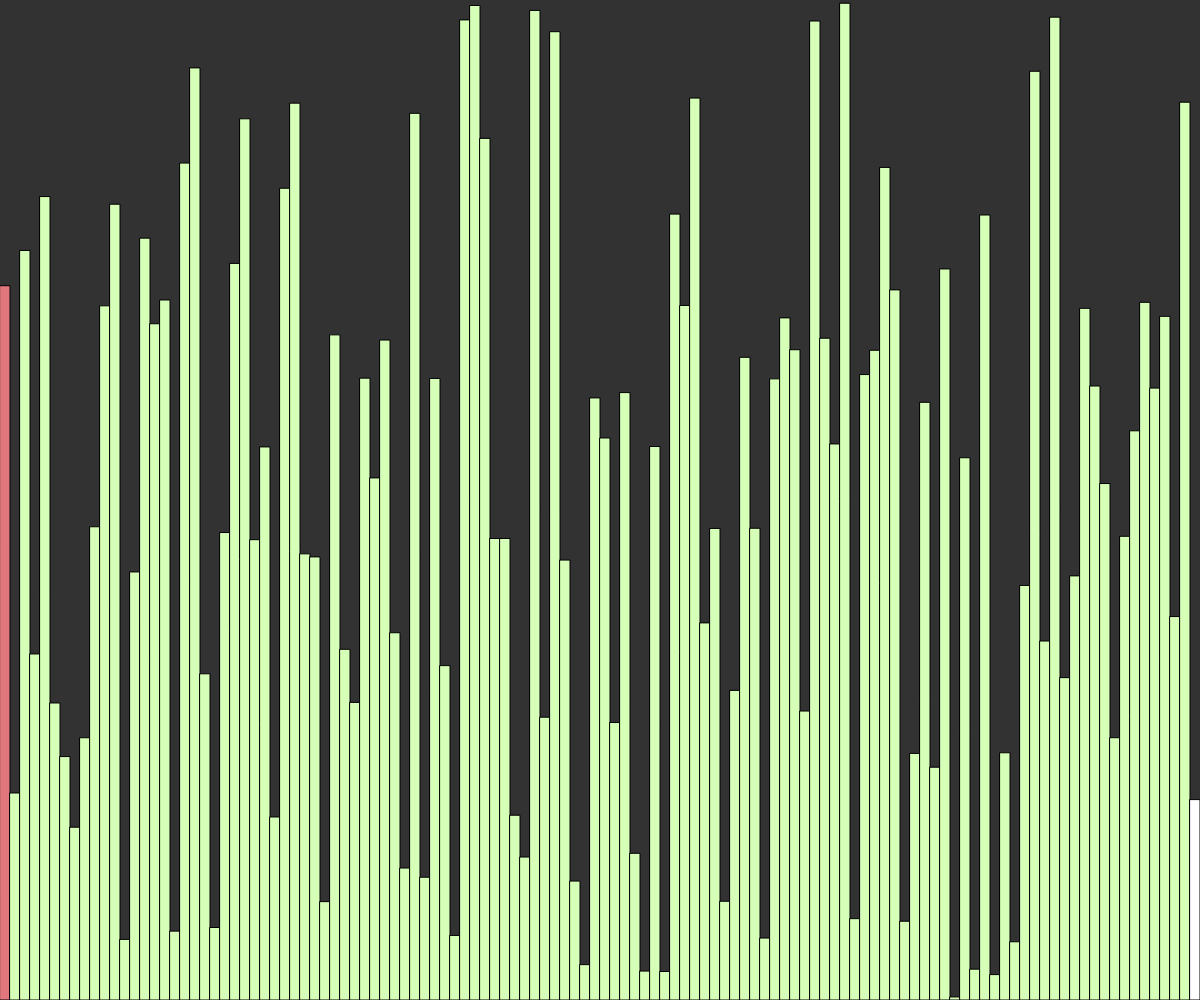
Frame 1 (no input)
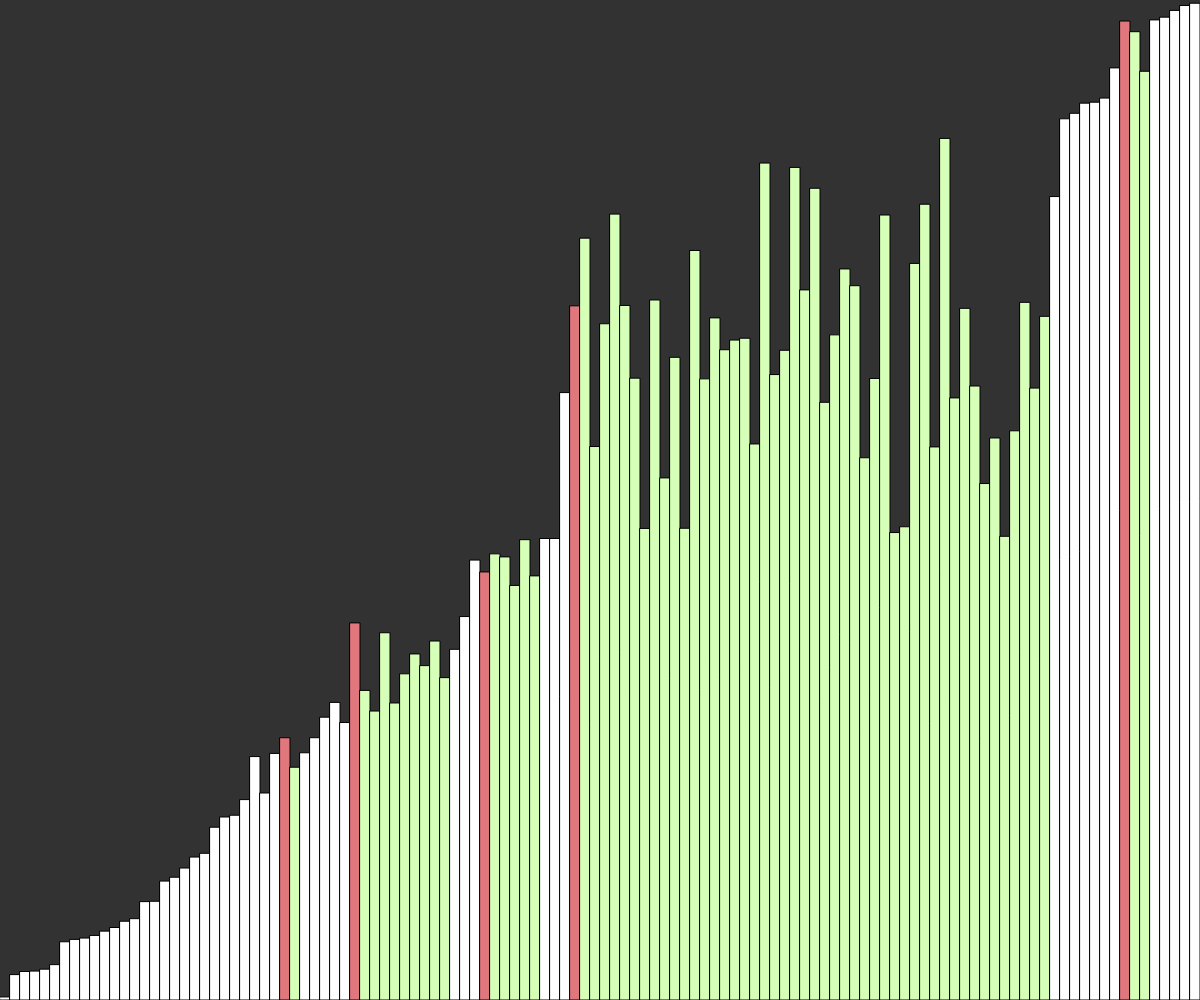
Frame 60 (no input)
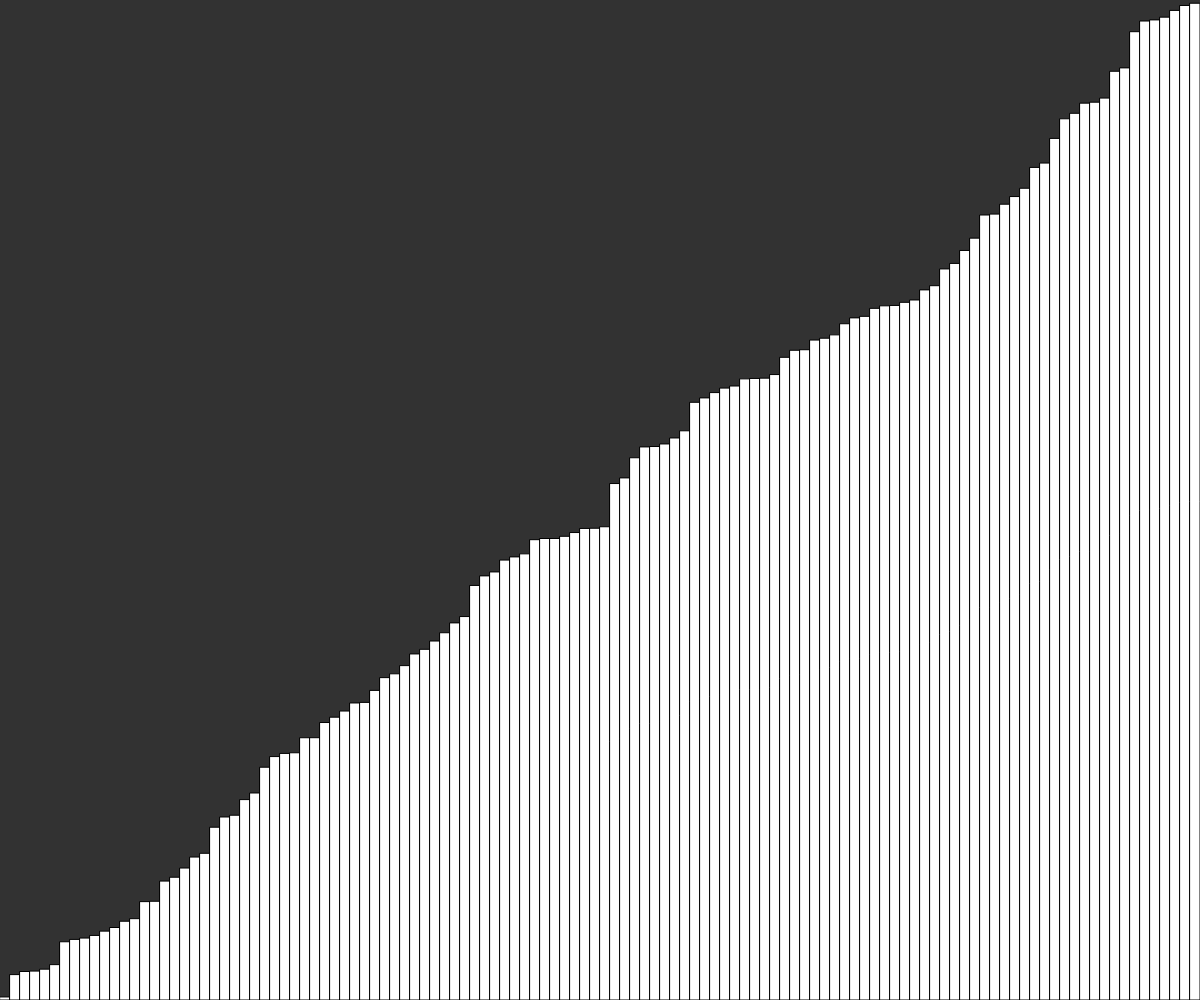
Frame 120 (the mouse pressed at the canvas centre since frame 60)

The p5.js sketch that drew these frames (run headless with seeded random() and noise() and a simulated clock; from frame 60 on, the mouse is pressed at the canvas centre):

// p5.js sketch
// ── sketch.js
//explanation:
//the Quicksort algorithm is on average O(n*log(n)), N log N algorithm.

// basically it's it's divide and conquer approach that requires recursion.

// we start with an array of random values

//using on recursive function called "Quicksort".
//quickSort is expecting to pass in an array, start index and end index => function quickSort(arr, start,end)
//the main thing is that start has to be before end.
//The array is going to recursively get subdivided and subdivided,
//At some point, the start and end are in the same spot => if(start >= end){return}, at this point the algorithm is done!

//The idea of the Quicksort is to do a step which is called partition(arr,start,end) and it will return the index of where the pivot ended up,
//first pick some part of the array that is called a pivot point, in quick sort algorithm it's the end index.
//Then the idea is to take everything that is less than the pivot value and put it on one side of the array,
//everything that is greater than the pivot value on the other side of the array.

//simplify version to see it, is:
//1. start with the array, we pick an arbitrary pivot point,
//2. put everything on one side or the other,
//3. figure out where that pivot ended up,
//4. Quicksort both sides,
//5. Finish, once there is only one element left witch means start and end are the same. So it'll start 1-4 again or it will return.

// little example: Start quickSort(arr,start,end)
//arr: 7,2,6,5,4. end index = 4,
//index = partition(arr,start, end)
//arr: 2,4,7,6,5
//pivot point index = 1
//Left side of pivot point arr = Recursively call quickSort(arr,start,index -1) => ([2,4,5,7,6], 2, 2) ==> start = end ===> return;
//Right side of pivot point arr = Recursively call quickSort(arr,index +1,end) => ([2,4,5,7,6] , 5 , 6);

//right side arr = 5,7,6
//Start quickSort(arr,start,end)
//arr: 5,7,6.  pivot point = end index = 6,
//index = partition(arr,start, end)
//arr = 5,6,7
//pivot point index = 1
//Left side of pivot point arr = Recursively call quickSort(arr,start,index -1) => ([5,7,6], 5, 5) ==> start = end ===> return;
//Right side of pivot point arr = Recursively call quickSort(arr,index +1,end) => ([2,4,5,7,6] , 6 , 7);

//right side arr = 6,7
//Start quickSort(arr,start,end)
//arr: 6,7.  pivot point = end index = 7,
//index = partition(arr,start, end)
//arr = 6,7
//pivot point index = 0
//Recursively call quickSort(arr,start,index -1) => ([6,7], 6, 6) ==> start = end ===> return; END

let i = 0;
const w = 10;
const states = [];

function setup() {
  createCanvas(windowWidth, windowHeight);
  //create a random length array based on the width of the canvas
  values = new Array(floor(width / w));
  for (let i = 0; i < values.length; i++) {
// create random values for the array based on the height of the canvas 
    values[i] = random(height);
//the states of every single spot is going to be negative one.
    states[i] = -1;
  }
//call quicksort on the random array we created
  quickSort(values, 0, values.length - 1);
}

async function quickSort(arr, start, end) {
  if (start >= end) {
    return;
  }
  let index = await partition(arr, start, end);
//unset pivot index when it's done
  states[index] = -1;
//Do both of these simultaneously, and wait for both of them to finish.
  await Promise.all([
    quickSort(arr, start, index - 1),
    quickSort(arr, index + 1, end),
  ]);
}

async function partition(arr, start, end) {
  for (let i = start; i < end; i++) {
    states[i] = 1;
  }
  let pivotIndex = start;
  let pivotValue = arr[end];
//zero means it's a pivotIndex.
  states[pivotIndex] = 0;
  for (let i = start; i < end; i++) {
    if (arr[i] < pivotValue) {
      await swap(arr, i, pivotIndex);
//right before we move the pivot index, set it back -1
      states[pivotIndex] = -1;
      pivotIndex++;
//set the new pivot index to 0
      states[pivotIndex] = 0;
    }
  }
  await swap(arr, pivotIndex, end);
//reset it to -1
  for (let i = start; i < end; i++) {
//if I is not equal to pivotIndex, don't undo the coloring
    if (i != pivotIndex) {
      states[i] = -1;
    }
  }

  return pivotIndex;
}

function draw() {
  background(50);
  for (let i = 0; i < values.length; i++) {
    stroke(0);
    fill(255);
//Check that states of the pivot index and color it by the state
    if (states[i] === 0) {
      fill("#E0777D");
    } else if (states[i] == 1) {
      fill("#D6FFB7");
    } else {
      fill(255);
    }
    rect(i * w, height - values[i], w, values[i]);
  }
}

//the brain of the partition
async function swap(arr, a, b) {
  await sleep(10);
  let temp = arr[a];
  arr[a] = arr[b];
  arr[b] = temp;
}


//  timeout await inner function trick
async function sleep(ms) {
  return new Promise((resolve) => setTimeout(resolve, ms));
}
